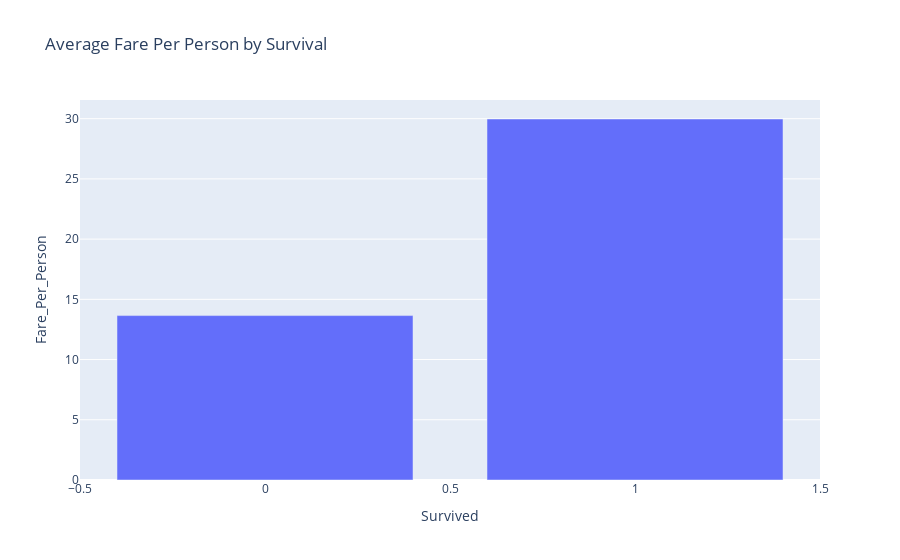

Notebook code cell kept with this figure:
### Markdown cell above
Fare price and Survival

### Code cell
fig = px.bar(
    titanic_df.groupby("Survived", as_index=False)["Fare_Per_Person"].mean(),
    x="Survived",
    y="Fare_Per_Person",
    title="Average Fare Per Person by Survival"
)
fig.show()

### Figure 1 — Plotly figure (JSON) as saved in the notebook; plotly's stock layout.template omitted (floating-point values rounded to 4 significant figures)
{"data": [{"hovertemplate": "Survived=%{x}<br>Fare_Per_Person=%{y}<extra></extra>", "legendgroup": "", "marker": {"color": "#636efa", "pattern": {"shape": ""}}, "name": "", "orientation": "v", "showlegend": false, "textposition": "auto", "type": "bar", "x": [0, 1], "xaxis": "x", "y": [13.65, 29.97], "yaxis": "y"}], "layout": {"barmode": "relative", "legend": {"tracegroupgap": 0}, "title": {"text": "Average Fare Per Person by Survival"}, "xaxis": {"anchor": "y", "domain": [0, 1], "title": {"text": "Survived"}}, "yaxis": {"anchor": "x", "domain": [0, 1], "title": {"text": "Fare_Per_Person"}}}}
